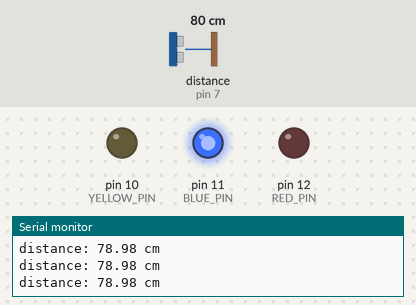
Recording of a sketch running on a simulated Arduino Uno, built with avr-gcc and run on an emulated ATmega328P. Shown: output pins drawn as LEDs (lit = HIGH), the last lines printed to the serial monitor. Wiring (inferred from the names in the program): ultrasonic range finder: trigger pin 6; echo pin 7. Inputs (shaded band) come from the test bench; at power-on: distance to the obstacle (sensor on pin 7) 80 cm. The echo pulse lasts 58.3 µs per cm; pins used as bus, display or sensor lines are not drawn.

Above: at 1.3 s.
1.4 s: distance to the obstacle (sensor on pin 7) set to 54 cm
2.9 s: distance to the obstacle (sensor on pin 7) set to 45 cm
At 3.6 s:
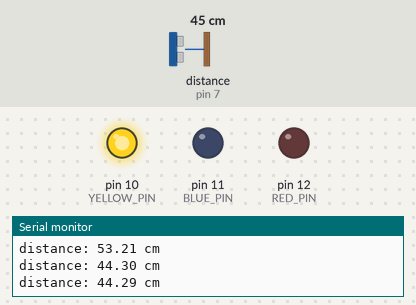
4.5 s: distance to the obstacle (sensor on pin 7) set to 83 cm
At 5.2 s:
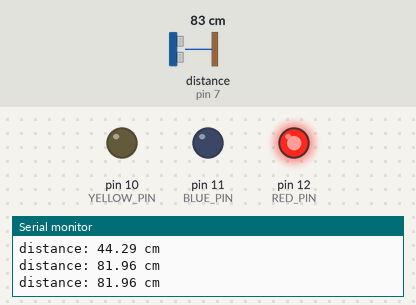
6.0 s: distance to the obstacle (sensor on pin 7) set to 97 cm
7.5 s: distance to the obstacle (sensor on pin 7) set to 104 cm
At 8.7 s:
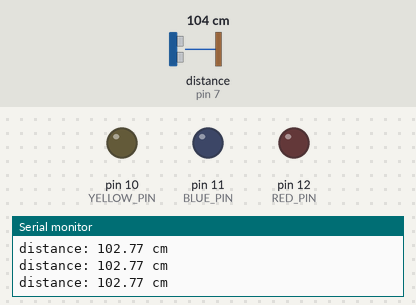
9.0 s: distance to the obstacle (sensor on pin 7) set to 2 cm
At 9.5 s:
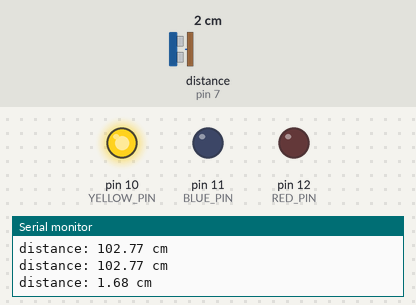
Timing chart, 0 to 11.6 s (numbered marks = the images above; inputs shaded):
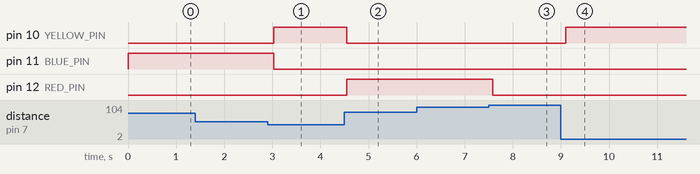

The sketch:

led_sensor_ultra.ino
```cpp
const int TRIG_PIN = 6; // Arduino pin connected to Ultrasonic Sensor's TRIG pin
const int ECHO_PIN = 7; // Arduino pin connected to Ultrasonic Sensor's ECHO pin
const int YELLOW_PIN  = 10; // Arduino pin connected to LED's pin
const int BLUE_PIN = 11;
const int RED_PIN = 12;
const int DISTANCE_THRESHOLD = 50; // centimeters

// variables will change:
float duration_us, distance_cm;

void setup() {
  Serial.begin (9600);       // initialize serial port
  pinMode(TRIG_PIN, OUTPUT); // set arduino pin to output mode
  pinMode(ECHO_PIN, INPUT);  // set arduino pin to input mode
  pinMode(YELLOW_PIN, OUTPUT);  // set arduino pin to output mode
  pinMode(BLUE_PIN, OUTPUT);
  pinMode(RED_PIN, OUTPUT);

}

void loop() {
  // generate 10-microsecond pulse to TRIG pin
  digitalWrite(TRIG_PIN, HIGH);
  delayMicroseconds(10);
  digitalWrite(TRIG_PIN, LOW);

  // measure duration of pulse from ECHO pin
  duration_us = pulseIn(ECHO_PIN, HIGH);
  // calculate the distance
  distance_cm = 0.017 * duration_us;

  if(distance_cm < DISTANCE_THRESHOLD)
    digitalWrite(YELLOW_PIN, HIGH); // turn on LED
  else
    digitalWrite(YELLOW_PIN, LOW);  // turn off LED


   if ((distance_cm > DISTANCE_THRESHOLD) && (distance_cm < 80))
    digitalWrite(BLUE_PIN, HIGH); // turn on LED
  else
    digitalWrite(BLUE_PIN, LOW);  // turn off LED

   if((distance_cm < 100) && (distance_cm > 80))
    digitalWrite(RED_PIN, HIGH); // turn on LED
  else
    digitalWrite(RED_PIN, LOW);  // turn off LED

  // print the value to Serial Monitor
  Serial.print("distance: ");
  Serial.print(distance_cm);
  Serial.println(" cm");

  delay(500);
}
```

Measured:
- the behaviour switches between 51 and 50 cm on distance to the obstacle (sensor on pin 7) (found by bisection; images 0 and 1)
- the behaviour switches between 101 and 102 cm on distance to the obstacle (sensor on pin 7) (found by bisection; images 2 and 3)
- after the input at 2.9 s, pin 10 (YELLOW_PIN): LOW → HIGH after 0.13 s; pin 11 (BLUE_PIN): HIGH → LOW after 0.13 s
- after the input at 4.5 s, pin 10 (YELLOW_PIN): HIGH → LOW after 0.05 s; pin 12 (RED_PIN): LOW → HIGH after 0.05 s
- after the input at 7.5 s, pin 12 (RED_PIN): HIGH → LOW after 0.09 s
- after the input at 9.0 s, pin 10 (YELLOW_PIN): LOW → HIGH after 0.10 s
